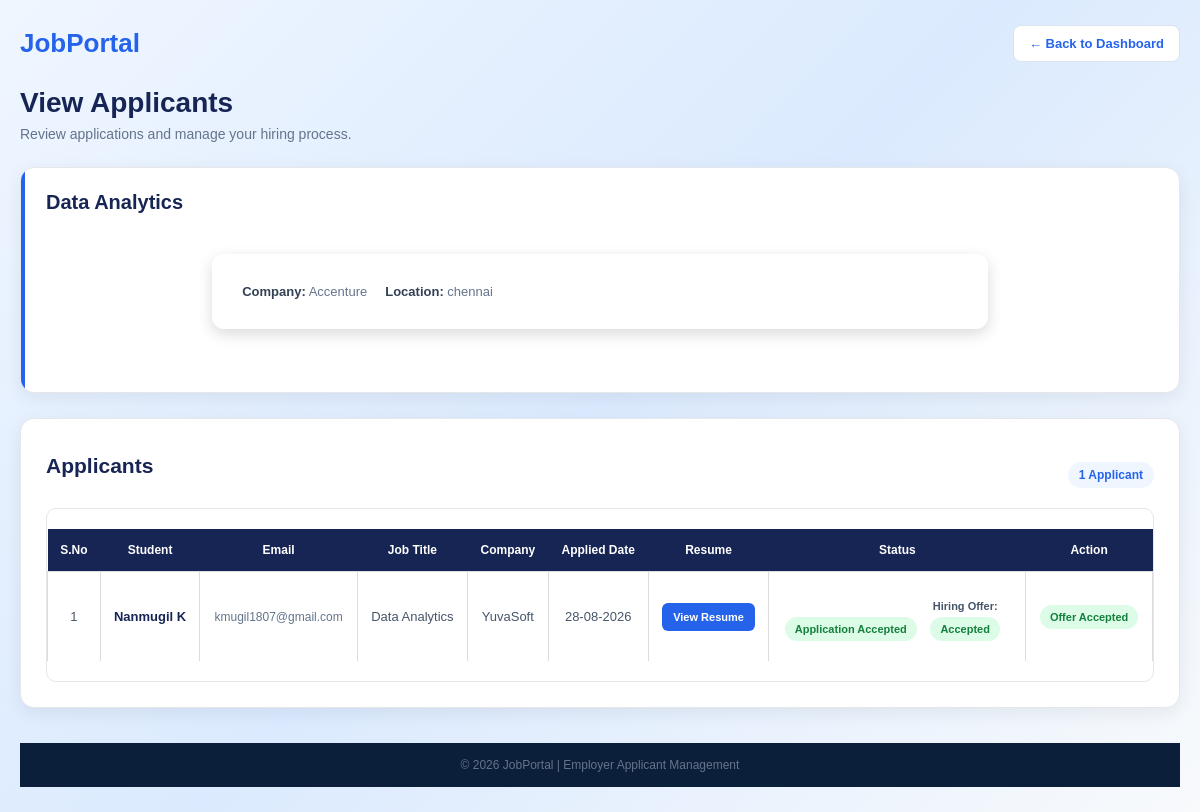
The app's page /employers/view-applicants/34/ (signed in) with its own data.
### jobs/models.py (models this page shows, shortened)
class Job(models.Model):
    job_title = models.CharField(
        max_length=100
    )
    job_type = models.CharField(
        max_length=20,
        choices=[
            ("Job", "Job"),
            ("Internship", "Internship"),
        ],
        default="Job"
    )
    company_name = models.CharField(
        max_length=100,
        default="Unknown Company"
    )
    employer_email = models.EmailField(
        blank=True,
        null=True
    )
    location = models.CharField(
        max_length=100,
        blank=True,
        null=True
    )
    salary = models.CharField(
        max_length=50,
        default="Not specified"
    )
    experience = models.CharField(
        max_length=50,
        blank=True,
        null=True
    )
    skills = models.TextField(
        default=""
    )

### students/models.py (models this page shows, shortened)
class Application(models.Model):
    STATUS_CHOICES = [
        ("Applied", "Applied"),
        ("Accepted", "Accepted"),
        ("Rejected", "Rejected"),
    ]
    job = models.ForeignKey(
        "jobs.Job",
        on_delete=models.CASCADE,
        related_name="applications"
    )
    student_name = models.CharField(max_length=100)
    student_email = models.EmailField()
    job_title = models.CharField(max_length=200)
    company_name = models.CharField(max_length=200)
    location = models.CharField(max_length=200, blank=True)
    resume = models.FileField(
        upload_to="resumes/",
        blank=True,
        null=True
    )
    status = models.CharField(
        max_length=20,
        choices=STATUS_CHOICES,
        default="Applied"
    )
    applied_at = models.DateTimeField(
        auto_now_add=True
    )

### employers/views.py (the view)
def view_applicants(request, job_id):
    employer_id = request.session.get(
        "employer_id"
    )
    if not employer_id:
        return redirect(
            "employer_login"
        )
    employer = get_object_or_404(
        Employer,
        id=employer_id
    )
    job = get_object_or_404(
        Job,
        id=job_id,
        employer_email__iexact=employer.company_email
    )
    applications = Application.objects.filter(
        job=job
    ).order_by("-id")
    print()
    print("========== VIEW APPLICANTS ==========")
    print("JOB ID:", job.id)
    print("JOB TITLE:", job.job_title)
    print("COMPANY:", job.company_name)
    print(
        "APPLICATION COUNT:",
        applications.count()
    )
    for application in applications:
        print(
            "APPLICATION:",
            application.id,
            "| STUDENT:",
            application.student_name,
            "| STATUS:",
            application.status
        )
    print("=====================================")
    print()
    return render(
        request,
        "employers/view_applicants.html",
        {
            "employer": employer,
            "job": job,
            "applications": applications,
        }
    )

### employers/templates/employers/view_applicants.html (shortened to what this page needs)
<!DOCTYPE html>
{% load static %}
<html lang="en">
<head>
    <link rel="stylesheet"
          href="{% static 'css/style.css' %}">
</head>
<body>
<div class="container">
    <div class="top-bar">
        <div class="brand">
            JobPortal
        </div>
        <a href="{% url 'employer_dashboard' %}"
           class="back-btn">
            ← Back to Dashboard
        </a>
    </div>
    <h1 class="page-title">
        View Applicants
    </h1>
    <p class="page-description">
        Review applications and manage your hiring process.
    </p>
    {% if job %}
    <div class="job-info">
        <h3>
            {{ job.job_title }}
        </h3>
        <div class="job-details">
            <span>
                <strong>Company:</strong>
                {{ job.company_name }}
            </span>
            <span>
                <strong>Location:</strong>
                {{ job.location }}
            </span>
        </div>
    </div>
    {% endif %}
    <div class="applicants-card">
        <div class="applicants-header">
            <h2>
                Applicants
            </h2>
            {% if applications %}
            <span class="applicant-count">
                {{ applications|length }}
                Applicant{{ applications|length|pluralize }}
            </span>
            {% endif %}
        </div>
        {% if applications %}
        <div class="table-wrapper">
            <table>
                <thead>
                <tr>
                    <th>S.No</th>
                    <th>Student</th>
                    <th>Email</th>
                    <th>Job Title</th>
                    <th>Company</th>
                    <th>Applied Date</th>
                    <th>Resume</th>
                    <th>Status</th>
                    <th>Action</th>
                </tr>
                </thead>
                <tbody>
                {% for application in applications %}
                <tr>
                    <td>
                        {{ forloop.counter }}
                    </td>
                    <td>
                        <div class="student-name">
                            {{ application.student_name }}
                        </div>
                    </td>
                    <td>
                        <div class="student-email">
                            {{ application.student_email }}
                        </div>
                    </td>
                    <td>
                        {{ application.job_title }}
                    </td>
                    <td>
                        {{ application.company_name }}
                    </td>
                    <td>
                        {{ application.applied_at|date:"d-m-Y" }}
                    </td>
                    <td>
                        {% if application.resume %}
                        <a href="{{ application.resume.url }}"
                           target="_blank"
                           class="resume-btn">
                            View Resume
                        </a>
                        {% else %}
                        <span class="no-resume">
                            No Resume
                        </span>
                        {% endif %}
                    </td>
                    <td>
                        {% if application.status == "Accepted" %}
                        <span class="status accepted">
                            Application Accepted
                        </span>
                        {% if application.hiring_offer %}
                        <div class="offer-status">
                            <div>
                                Hiring Offer:
                            </div>
                            {% if application.hiring_offer.status == "Offered" %}
                            <span class="status offered">
                                Pending
                            </span>
                            {% elif application.hiring_offer.status == "Accepted" %}
                            <span class="status accepted">
                                Accepted
                            </span>
                            {% elif application.hiring_offer.status == "Rejected" %}
                            <span class="status rejected">
                                Rejected
                            </span>
                            {% else %}
                            <span class="status offered">
                                {{ application.hiring_offer.status }}
                            </span>
                            {% endif %}
                        </div>
                        {% endif %}
                        {% elif application.status == "Rejected" %}
                        <span class="status rejected">
                            Application Rejected
                        </span>
                        {% else %}
                        <span class="status applied">
                            Applied
                        </span>
                        {% endif %}
                    </td>
                    <td>
                        <div class="action-buttons">
                            {% if application.status == "Applied" %}
                            <a href="{% url 'accept_application' application.id %}"
                               class="action-btn accept-btn">
                                Accept
                            </a>
                            <a href="{% url 'reject_application' application.id %}"
                               class="action-btn reject-btn">
                                Reject
                            </a>
                            {% elif application.status == "Accepted" %}
                            {% if application.hiring_offer %}
                                {% if application.hiring_offer.status == "Offered" %}
                                <span class="status offered">
                                    Waiting for Student
                                </span>
                                {% elif application.hiring_offer.status == "Accepted" %}
                                <span class="status accepted">
                                    Offer Accepted
                                </span>
                                {% elif application.hiring_offer.status == "Rejected" %}
                                <span class="status rejected">
                                    Offer Rejected
                                </span>
                                {% else %}
                                <span class="status offered">
                                    {{ application.hiring_offer.status }}
                                </span>
                                {% endif %}
                            {% else %}
                            <a href="{% url 'send_hiring_offer' application.id %}"
                               class="action-btn offer-btn">
                                Send Hiring Offer
                            </a>
                            {% endif %}
                            {% elif application.status == "Rejected" %}
                            <span class="no-action">
                                No Action
                            </span>
                            {% endif %}
                        </div>
                    </td>
                </tr>
                {% endfor %}
                </tbody>
            </table>
        </div>
        {% endif %}
    </div>
</div>
<footer>
    © 2026 JobPortal | Employer Applicant Management
</footer>
</body>
</html>

### accounts/static/css/style.css (style rules this page uses)
* { margin:0; padding:0; box-sizing:border-box; font-family:Arial, Helvetica, sans-serif; }
footer { background:#0b1f3a; color:white; text-align:center; padding:20px; }
table { width:95%; margin:30px auto; border-collapse:collapse; }
th { background:#0d47a1; color:white; padding:12px; }
td { padding:12px; border:1px solid #ddd; }
.job-details { width:70%; margin:40px auto; background:#ffffff; padding:30px; border-radius:12px; box-shadow:0 5px 15px rgba(0,0,0,0.15); }
* { box-sizing: border-box; }
body { margin: 0; font-family: Arial, sans-serif; }
table { width: 95%; margin: 20px auto; border-collapse: collapse; }
th, td { padding: 12px; text-align: center; }
.status { display: inline-block; padding: 7px 14px; border-radius: 20px; font-size: 12px; font-weight: 600; }
.status.accepted { background: #dcfce7; color: #15803d; }
.job-details strong { color: #334155; }
.applicant-count { margin-top: 18px; padding: 12px; background: #f8fafc; border-radius: 8px; color: #475569; font-size: 13px; display: flex; align-items: center; gap: 6px; }
.offer-status { display: inline-block; padding: 6px 10px; border-radius: 15px; font-size: 12px; font-weight: 600; }

### employers/templates/employers/view_applicants.html (style rules this page uses)
* { margin: 0; padding: 0; box-sizing: border-box; }
body { font-family: Arial, Helvetica, sans-serif; min-height: 100vh; background: linear-gradient( 135deg, #eff6ff, #dbeafe, #f8fafc ); color: #172033; padding: 25px 20px; }
.container { width: 100%; max-width: 1250px; margin: 0 auto; }
.top-bar { display: flex; justify-content: space-between; align-items: center; margin-bottom: 25px; }
.brand { color: #2563eb; font-size: 26px; font-weight: 700; }
.back-btn { display: inline-block; text-decoration: none; background: #ffffff; color: #2563eb; border: 1px solid #dbe3ef; padding: 10px 15px; border-radius: 8px; font-size: 13px; font-weight: 600; transition: 0.2s; }
.page-title { margin-bottom: 7px; color: #172554; font-size: 28px; }
.page-description { color: #64748b; font-size: 14px; margin-bottom: 25px; }
.job-info { background: #ffffff; padding: 23px 25px; border-radius: 14px; border: 1px solid #e5e7eb; box-shadow: 0 5px 18px rgba(15, 23, 42, 0.07); margin-bottom: 25px; position: relative; overflow: hidden; }
.job-info::before { content: ""; position: absolute; left: 0; top: 0; width: 4px; height: 100%; background: #2563eb; }
.job-info h3 { color: #172554; font-size: 20px; margin-bottom: 12px; }
.job-details { display: flex; flex-wrap: wrap; gap: 18px; color: #64748b; font-size: 13px; }
.job-details strong { color: #334155; }
.applicants-card { background: #ffffff; padding: 25px; border-radius: 14px; border: 1px solid #e5e7eb; box-shadow: 0 5px 18px rgba(15, 23, 42, 0.07); }
.applicants-header { display: flex; justify-content: space-between; align-items: center; margin-bottom: 20px; }
.applicants-header h2 { color: #172554; font-size: 21px; }
.applicant-count { background: #eff6ff; color: #2563eb; padding: 6px 11px; border-radius: 20px; font-size: 12px; font-weight: 700; }
.table-wrapper { width: 100%; overflow-x: auto; border: 1px solid #e5e7eb; border-radius: 10px; }
table { width: 100%; min-width: 1050px; border-collapse: collapse; }
th { background: #172554; color: #ffffff; padding: 14px 12px; text-align: center; font-size: 12px; font-weight: 600; white-space: nowrap; }
td { padding: 14px 12px; border-bottom: 1px solid #eef2f7; text-align: center; color: #475569; font-size: 13px; vertical-align: middle; }
tbody tr:last-child td { border-bottom: none; }
.student-name { color: #172554; font-weight: 600; }
.student-email { color: #64748b; font-size: 12px; }
.status { display: inline-block; padding: 6px 10px; border-radius: 20px; font-size: 11px; font-weight: 700; white-space: nowrap; }
.accepted { background: #dcfce7; color: #166534; }
.offer-status { margin-top: 8px; color: #475569; font-size: 11px; }
.offer-status .status { margin-top: 5px; }
.resume-btn { display: inline-block; text-decoration: none; background: #2563eb; color: #ffffff; padding: 8px 11px; border-radius: 6px; font-size: 11px; font-weight: 600; transition: 0.2s; }
.action-buttons { display: flex; justify-content: center; align-items: center; gap: 7px; flex-wrap: wrap; }
footer { text-align: center; color: #64748b; font-size: 12px; margin-top: 35px; padding: 15px; }

### records on screen
Job: job_title "Data Analytics", company_name "Accenture", location "chennai"
Application: student_name "Nanmugil K", student_email "kmugil1807@gmail.com", job_title "Data Analytics", company_name "YuvaSoft", applied_at "28-08-2026", status "Application Accepted", shows "Hiring Offer:"

### other values on screen
{{ applications|length }} "1"
